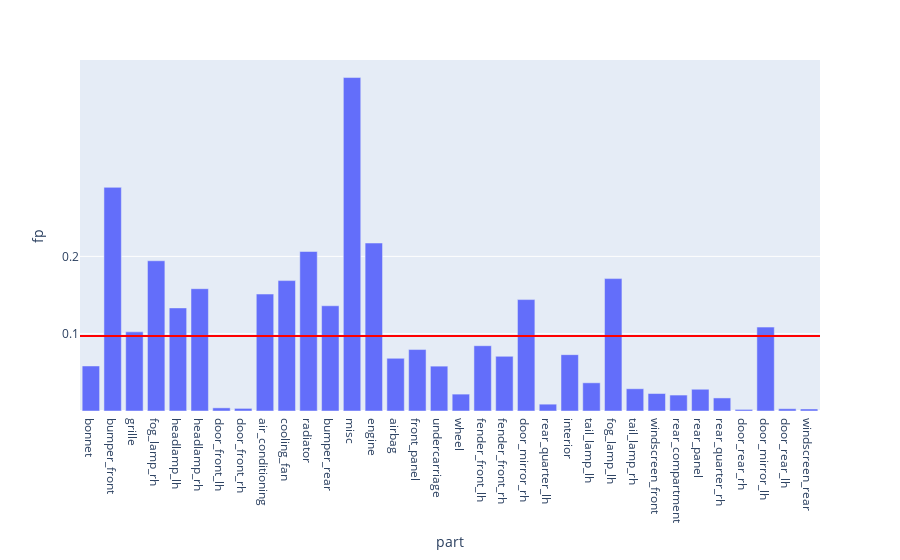

The notebook cell this image was saved under:
### Code cell
fig = px.bar(evalMetrics, x = 'part', y = 'fp')

fig.add_hline(y=avgFp, line_width=2, line_color="red")

fig.update_layout(
    yaxis = dict(
        tickmode = 'array',
        tickvals = [np.format_float_positional(avgFp, 2), 0.2, 0.5, 0.7],
    )
)

### Figure 1 — Plotly figure (JSON) as saved in the notebook; plotly's stock layout.template omitted (floating-point values rounded to 4 significant figures)
{"data": [{"alignmentgroup": "True", "hovertemplate": "part=%{x}<br>fp=%{y}<extra></extra>", "legendgroup": "", "marker": {"color": "#636efa", "pattern": {"shape": ""}}, "name": "", "offsetgroup": "", "orientation": "v", "showlegend": false, "textposition": "auto", "type": "bar", "x": ["bonnet", "bumper_front", "grille", "fog_lamp_rh", "headlamp_lh", "headlamp_rh", "door_front_lh", "door_front_rh", "air_conditioning", "cooling_fan", "radiator", "bumper_rear", "misc", "engine", "airbag", "front_panel", "undercarriage", "wheel", "fender_front_lh", "fender_front_rh", "door_mirror_rh", "rear_quarter_lh", "interior", "tail_lamp_lh", "fog_lamp_lh", "tail_lamp_rh", "windscreen_front", "rear_compartment", "rear_panel", "rear_quarter_rh", "door_rear_rh", "door_mirror_lh", "door_rear_lh", "windscreen_rear"], "xaxis": "x", "y": [0.05823, 0.2892, 0.1024, 0.1943, 0.1333, 0.1582, 0.004079, 0.003374, 0.1512, 0.1687, 0.2063, 0.1361, 0.4313, 0.2172, 0.06813, 0.07947, 0.05803, 0.02185, 0.08445, 0.07072, 0.1441, 0.008829, 0.07286, 0.03647, 0.1712, 0.02877, 0.02261, 0.02062, 0.02813, 0.01689, 0.002062, 0.1085, 0.002948, 0.002607], "yaxis": "y"}], "layout": {"barmode": "relative", "legend": {"tracegroupgap": 0}, "margin": {"t": 60}, "shapes": [{"line": {"color": "red", "width": 2}, "type": "line", "x0": 0, "x1": 1, "xref": "x domain", "y0": 0.09715, "y1": 0.09715, "yref": "y"}], "xaxis": {"anchor": "y", "domain": [0, 1], "title": {"text": "part"}}, "yaxis": {"anchor": "x", "domain": [0, 1], "tickmode": "array", "tickvals": ["0.1", 0.2, 0.5, 0.7], "title": {"text": "fp"}}}}
